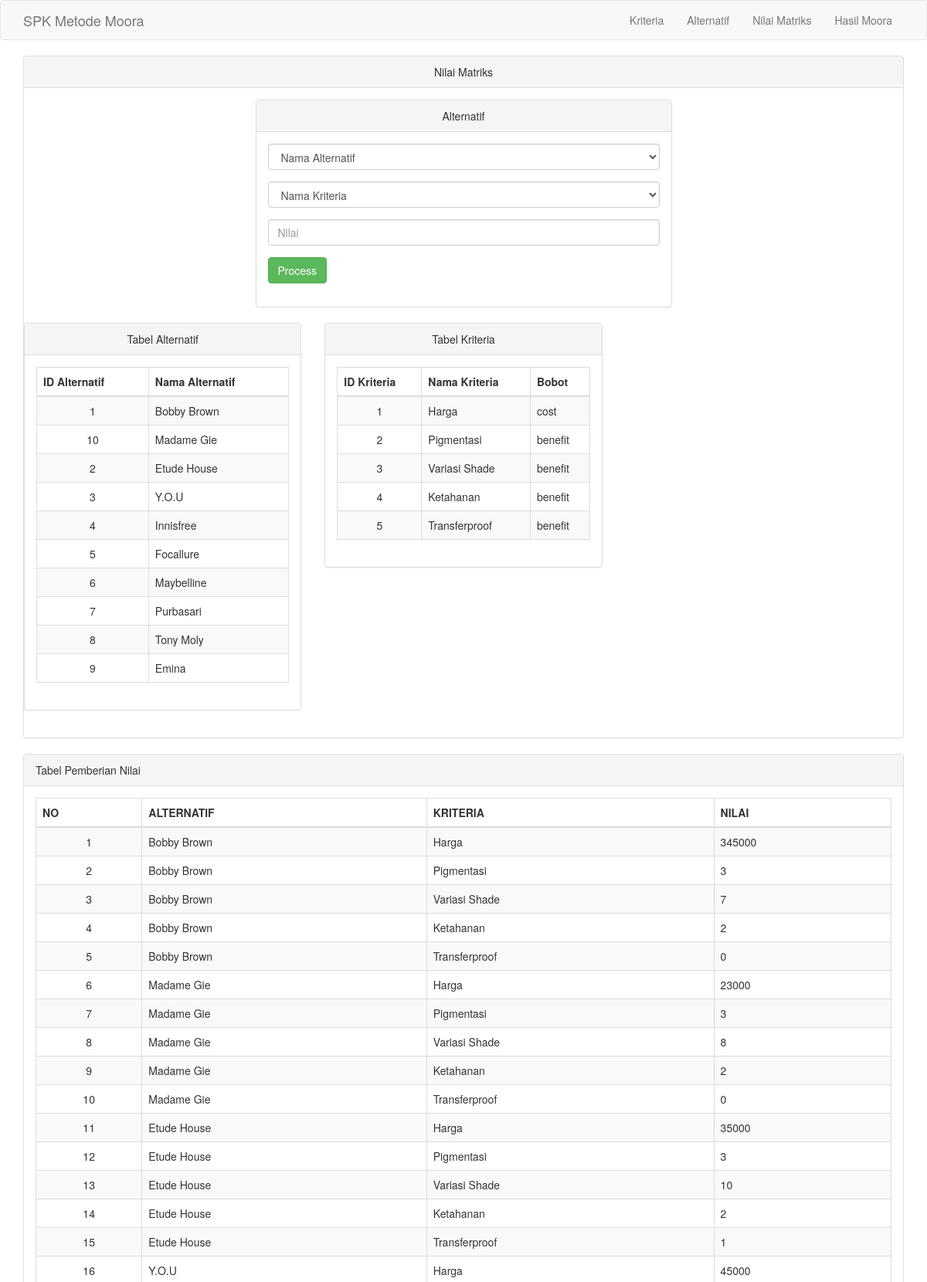
The page /nilmat.php (upper part) on the database its author committed.
### tables this page shows
CREATE TABLE `tab_alternatif` (
  `id_alternatif` varchar(10) NOT NULL,
  `nama_alternatif` varchar(50) NOT NULL
);

CREATE TABLE `tab_kriteria` (
  `id_kriteria` varchar(10) NOT NULL,
  `nama_kriteria` varchar(50) NOT NULL,
  `type` varchar(10) NOT NULL,
  `bobot` float NOT NULL
);

CREATE TABLE `tab_topsis` (
  `id_alternatif` varchar(10) NOT NULL,
  `id_kriteria` varchar(10) NOT NULL,
  `nilai` float NOT NULL
);

### nilmat.php (the view, shortened to what this page needs)
<?php
include("koneksi.php");
 ?>
<!DOCTYPE html>
<html>
  <head>
    <link href="tampilan/css/bootstrap.min.css" rel="stylesheet">
  </head>
  <body>
    <nav class="navbar navbar-default navbar-custom">
      <div class="container">
        <div class="navbar-header">
          <a class="navbar-brand" href="index.php">SPK Metode Moora</a>
        </div>
        <div class="collapse navbar-collapse">
          <ul class="nav navbar-nav navbar-right">
            <li>
              <a href="kriteria.php">Kriteria</a>
            </li>
            <li>
              <a href="alternatif.php">Alternatif</a>
            </li>
            <li>
              <a href="nilmat.php">Nilai Matriks</a>
            </li>
            <li>
              <a href="hastop.php">Hasil Moora</a>
            </li>
          </ul>
        </div>
      </div>
    </nav>
    <div class="container">
      <div class="row">
        <div class="col-lg-12">
          <div class="panel panel-default">
            <div class="panel-heading text-center">
              Nilai Matriks
            </div>
            <div class="panel-body">
              <div class="row">
                <div class="col-lg-6 col-lg-offset-3">
                  <div class="panel panel-default">
                    <div class="panel-heading text-center">
                      Alternatif
                    </div>
                    <div class="panel-body">
                      <div class="row">
                        <div class="col-lg-12">
                          <form class="form" action="nilmat.php" method="post">
                            <div class="form-group">
                              <select class="form-control" name="altern">
                                <option>Nama Alternatif</option>
                              </select>
                            </div>
                            <div class="form-group">
                              <select class="form-control" name="krit">
                                <option>Nama Kriteria</option>
                              </select>
                            </div>
                            <div class="form-group">
                              <input class="form-control" type="text" name="nilai_kr" placeholder="Nilai">
                            </div>
                            <div class="form-group">
                              <input class="btn btn-success" type="submit" name="simpan" value="Process">
                            </div>
                          </form>
                        </div>
                      </div>
                    </div>
                  </div>
                </div>
              <div class="row">
                <div class="col-xs-6 col-md-4">
                  <div class="panel panel-default">
                    <div class="panel-heading text-center">
                      Tabel Alternatif
                    </div>
                    <div class="panel-body">
                      <div class="row">
                        <div class="col-lg-12">
                          <?php
                           $sql = $koneksi->query('SELECT * FROM tab_alternatif');
                           ?>
                          <table class="table table-striped table-bordered table-hover">
                            <thead>
                              <tr>
                                <th>ID Alternatif</th>
                                <th>Nama Alternatif</th>
                              </tr>
                            </thead>
                            <tbody>
                              <?php
                              while ($row = $sql->fetch_array()) {
                                echo ("<tr><td align=\"center\">".$row[0]."</td>");
                                echo ("<td align=\"left\">".$row[1]."</td>");
                                echo "</tr>";
                              }
                               ?>
                            </tbody>
                          </table>
                        </div>
                      </div>
                    </div>
                  </div>
                </div>
                <div class="col-xs-6 col-md-4">
                  <div class="panel panel-default">
                    <div class="panel-heading text-center">
                      Tabel Kriteria
                    </div>
                    <div class="panel-body">
                      <div class="row">
                        <div class="col-lg-12">
                          <?php
                          $sql = $koneksi->query('SELECT * FROM tab_kriteria');
                           ?>
                          <table class="table table-striped table-bordered table-hover">
                            <thead>
                              <tr>
                                <th>ID Kriteria</th>
                                <th>Nama Kriteria</th>
                                <th>Bobot</th>
                              </tr>
                            </thead>
                            <tbody>
                              <?php
                              while ($row = $sql->fetch_array()) {
                                echo ("<tr><td align=\"center\">".$row[0]."</td>");
                                echo ("<td align=\"left\">".$row[1]."</td>");
                                echo ("<td align=\"left\">".$row[2]."</td>");
                                echo "</tr>";
                              }
                               ?>
                            </tbody>
                          </table>
                        </div>
                      </div>
                    </div>
                  </div>
                </div>
              </div>
            </div>
          </div>
        </div>
        </div>
        </div>
        </div>
        <div class="container">
          <div class="row">
            <div class="col-lg-12">
              <div class="panel panel-default">
                <div class="panel-heading">
                  Tabel Pemberian Nilai
                </div>
                <div class="panel-body">
                  <?php
                  $sql = $koneksi->query("SELECT * FROM tab_topsis
                  JOIN tab_alternatif ON tab_topsis.id_alternatif=tab_alternatif.id_alternatif
                  JOIN tab_kriteria ON tab_topsis.id_kriteria=tab_kriteria.id_kriteria") or die (mysql_error());
                   ?>
                  <table class="table table-striped table-bordered table-hover">
                    <thead>
                      <tr>
                        <th>NO</th>
                        <th>ALTERNATIF</th>
                        <th>KRITERIA</th>
                        <th>NILAI</th>
                      </tr>
                    </thead>
                    <tbody>
                      <?php
                      $no=1;
                      while ($row = $sql->fetch_array())
                      {
                        $nmkriteria   =$row['nama_kriteria'];
                        echo ("<tr><td align=\"center\">".$no."</td>");
                        echo ("<td align=\"left\">".$row[4]."</td>");
                        echo ("<td align=\"left\">".$nmkriteria."</td>");
                        echo ("<td align=\"left\">".$row[2]."</td>");
                        echo "</tr>";
                        $no++;
                      }
                       ?>
                    </tbody>
                  </table>
                </div>
              </div>
            </div>
          </div>
        </div>
  </body>
</html>

### rows shown on the page
tab_alternatif: id_alternatif "1", nama_alternatif "Bobby Brown"
tab_alternatif: id_alternatif "10", nama_alternatif "Madame Gie"
tab_alternatif: id_alternatif "2", nama_alternatif "Etude House"
tab_alternatif: id_alternatif "3", nama_alternatif "Y.O.U"
tab_alternatif: id_alternatif "4", nama_alternatif "Innisfree"
tab_alternatif: id_alternatif "5", nama_alternatif "Focallure"
tab_alternatif: id_alternatif "6", nama_alternatif "Maybelline"
tab_alternatif: id_alternatif "7", nama_alternatif "Purbasari"
tab_alternatif: id_alternatif "8", nama_alternatif "Tony Moly"
tab_alternatif: id_alternatif "9", nama_alternatif "Emina"
tab_kriteria: id_kriteria "1", nama_kriteria "Harga", type "cost"
tab_kriteria: id_kriteria "2", nama_kriteria "Pigmentasi", type "benefit"
tab_kriteria: id_kriteria "3", nama_kriteria "Variasi Shade", type "benefit"
tab_kriteria: id_kriteria "4", nama_kriteria "Ketahanan", type "benefit"
tab_kriteria: id_kriteria "5", nama_kriteria "Transferproof", type "benefit"
tab_topsis: id_alternatif.nama_alternatif "Bobby Brown", id_kriteria.nama_kriteria "Harga", nilai "345000"
tab_topsis: id_alternatif.nama_alternatif "Bobby Brown", id_kriteria.nama_kriteria "Pigmentasi", nilai "3"
tab_topsis: id_alternatif.nama_alternatif "Bobby Brown", id_kriteria.nama_kriteria "Variasi Shade", nilai "7"
tab_topsis: id_alternatif.nama_alternatif "Bobby Brown", id_kriteria.nama_kriteria "Ketahanan", nilai "2"
tab_topsis: id_alternatif.nama_alternatif "Bobby Brown", id_kriteria.nama_kriteria "Transferproof", nilai "0"
tab_topsis: id_alternatif.nama_alternatif "Madame Gie", id_kriteria.nama_kriteria "Harga", nilai "23000"
tab_topsis: id_alternatif.nama_alternatif "Madame Gie", id_kriteria.nama_kriteria "Pigmentasi", nilai "3"
tab_topsis: id_alternatif.nama_alternatif "Madame Gie", id_kriteria.nama_kriteria "Variasi Shade", nilai "8"
tab_topsis: id_alternatif.nama_alternatif "Madame Gie", id_kriteria.nama_kriteria "Ketahanan", nilai "2"
tab_topsis: id_alternatif.nama_alternatif "Madame Gie", id_kriteria.nama_kriteria "Transferproof", nilai "0"
tab_topsis: id_alternatif.nama_alternatif "Etude House", id_kriteria.nama_kriteria "Harga", nilai "35000"
tab_topsis: id_alternatif.nama_alternatif "Etude House", id_kriteria.nama_kriteria "Pigmentasi", nilai "3"
tab_topsis: id_alternatif.nama_alternatif "Etude House", id_kriteria.nama_kriteria "Variasi Shade", nilai "10"
tab_topsis: id_alternatif.nama_alternatif "Etude House", id_kriteria.nama_kriteria "Ketahanan", nilai "2"
tab_topsis: id_alternatif.nama_alternatif "Etude House", id_kriteria.nama_kriteria "Transferproof", nilai "1"
tab_topsis: id_alternatif.nama_alternatif "Y.O.U", id_kriteria.nama_kriteria "Harga", nilai "45000"
